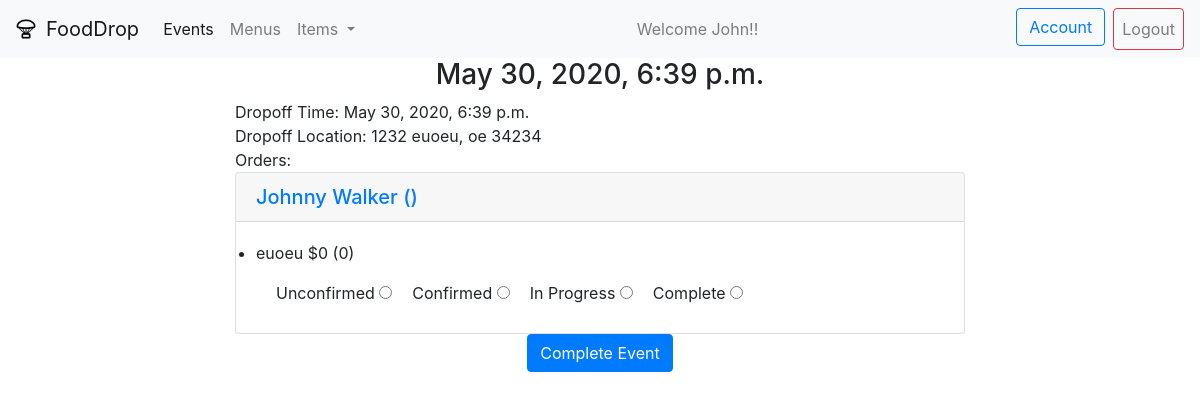
The app's page /event/1, older data.
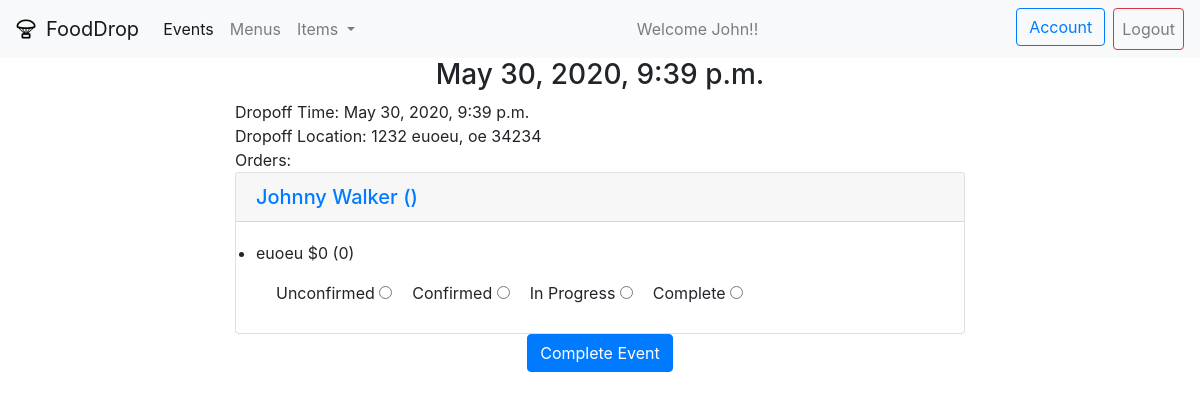
The same page, newer data.
### RestaurantEvent/models.py (models this page shows)
class Event(models.Model):
    restaurant =  models.ForeignKey(Restaurant, related_name="events", on_delete=models.CASCADE)
    menu = models.ForeignKey(Menu,related_name="events",on_delete=models.CASCADE)
    status = models.CharField(max_length=30)
    date_time = models.DateTimeField()
    notes = models.TextField()
    location = models.ForeignKey(Location, related_name="events", on_delete=models.CASCADE)
    minimum_orders = models.IntegerField()
    maximum_orders = models.IntegerField()
    minimum_amount_per_order = models.IntegerField()
    created_at = models.DateTimeField(auto_now_add=True)
    updated_at = models.DateTimeField(auto_now=True)
    objects = EventManager()

### Location/models.py (models this page shows)
class Location(models.Model):
    address = models.TextField()
    city = models.CharField(max_length=100)
    state = models.CharField(max_length=2)
    zip_code = models.IntegerField()
    created_at = models.DateTimeField(auto_now_add=True)
    updated_at = models.DateTimeField(auto_now=True)
    def __str__(self):
        return f"{self.address} {self.city}, {self.state} {self.zip_code}"

### RestaurantEvent/views.py (the view)
# urls.py: path('<int:eventID>', views.viewEvent),
def viewEvent(request, eventID):
    event = Event.objects.get(id=eventID)
    context = {
        "event": event,
        "orders": event.orders.all()
    }
    return render(request, "viewEvent.html", context)

### RestaurantEvent/templates/viewEvent.html (shortened to what this page needs)
<!DOCTYPE html>
<html lang="en">
<head>
    {% load static %}
    <link rel="stylesheet" href="https://stackpath.bootstrapcdn.com/bootstrap/4.4.1/css/bootstrap.min.css">
    <link rel="stylesheet" href="{% static 'css/style.css' %}">
</head>
<body>
    {% include "navbar.html" %}
    <div class="container">
        <div class="row justify-content-center">
            <div class="col-8">
                <div class="row">
                    <div class="col text-center">
                        <h3>{{event.date_time}}</h3>
                    </div>
                </div>
                <div class="row">
                    <div class="col text-left">
                        Dropoff Time: {{event.date_time}}
                    </div>
                </div>
                <div class="row">
                    <div class="col text-left">
                       Dropoff Location: {{event.location}}
                    </div>
                </div>
                <div class="row">
                    <div class="col text-left">
                       Orders:
                    </div>
                </div>
                <div class="accordion md-accordion" id="accordionEx" role="tablist" aria-multiselectable="true">
                    {% for order in orders %}
                    <div class="card">
                        <div class="card-header" role="tab" id="heading{{order.id}}">
                        <a data-toggle="collapse" data-parent="#accordionEx" href="#collapse{{order.id}}" aria-expanded="true"
                            aria-controls="collapse{{order.id}}">
                            <h5 class="mb-0">
                            {{order.user.first_name}} {{order.user.last_name}} ({{order.status}})
                            </h5>
                        </a>
                        </div>
                        <div id="collapse{{order.id}}" class="collapse show" role="tabpanel" aria-labelledby="heading{{order.id}}"
                        data-parent="#accordionEx">
                        <div class="card-body">
                            <ul>
                                {% for item in order.quantities.all %}
                                <li>{{item.item.item_title}} ${{item.item.item_price}} ({{item.quantity}})</li>
                                {% endfor %}
                            </ul>
                            <div class="input-group">
                                <div class="form-check">
                                    <label for="">Unconfirmed</label>
                                    <input type="radio" name="orderStatus-{{order.id}}" value="unconfirmed">
                                </div>
                                <div class="form-check">
                                    <label for="">Confirmed</label>
                                    <input type="radio" name="orderStatus-{{order.id}}" value="confirmed" >
                                </div>
                                <div class="form-check">
                                    <label for="">In Progress</label>
                                    <input type="radio" name="orderStatus-{{order.id}}" value="inProgress" >
                                </div>
                                <div class="form-check">
                                    <label for="">Complete</label>
                                    <input type="radio" name="orderStatus-{{order.id}}" value="complete" >
                                </div>
                            </div>
                        </div>
                        </div>
                    </div>
                    {% endfor %}
                </div>
                <div class="row">
                    <div class="col text-center">
                        <a href="/event/{{event.id}}/complete" class="btn btn-primary">Complete Event</a>
                    </div>
                </div>
            </div>
        </div>
    </div>
</body>
</html>

Row changes from the older to the newer data that the page shows:
changed Event "1232 euoeu, oe 34234": date_time "May 30, 2020, 6:39 p.m." → "May 30, 2020, 9:39 p.m."
